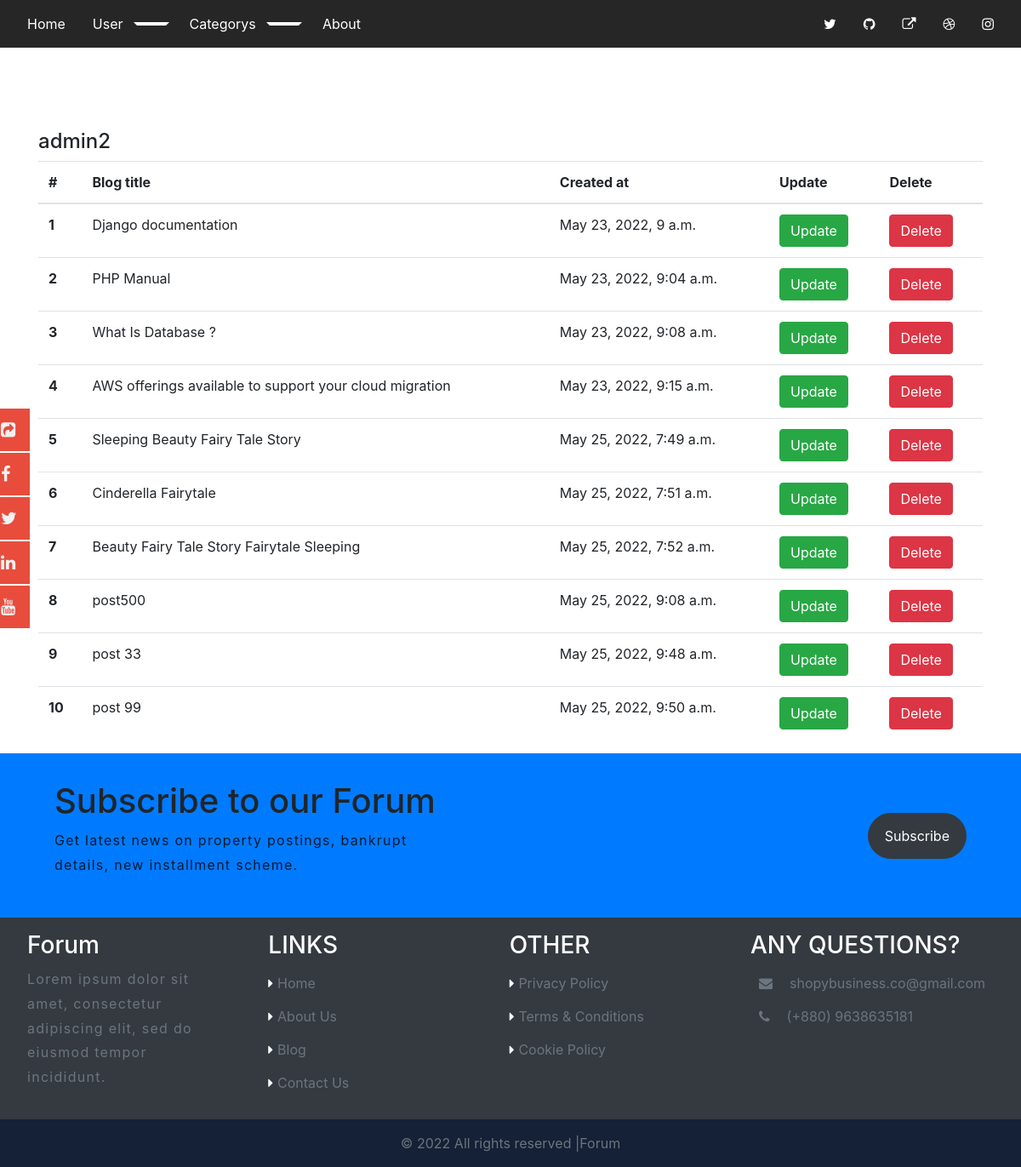
The app's page /see-blog/ (signed in), older data.
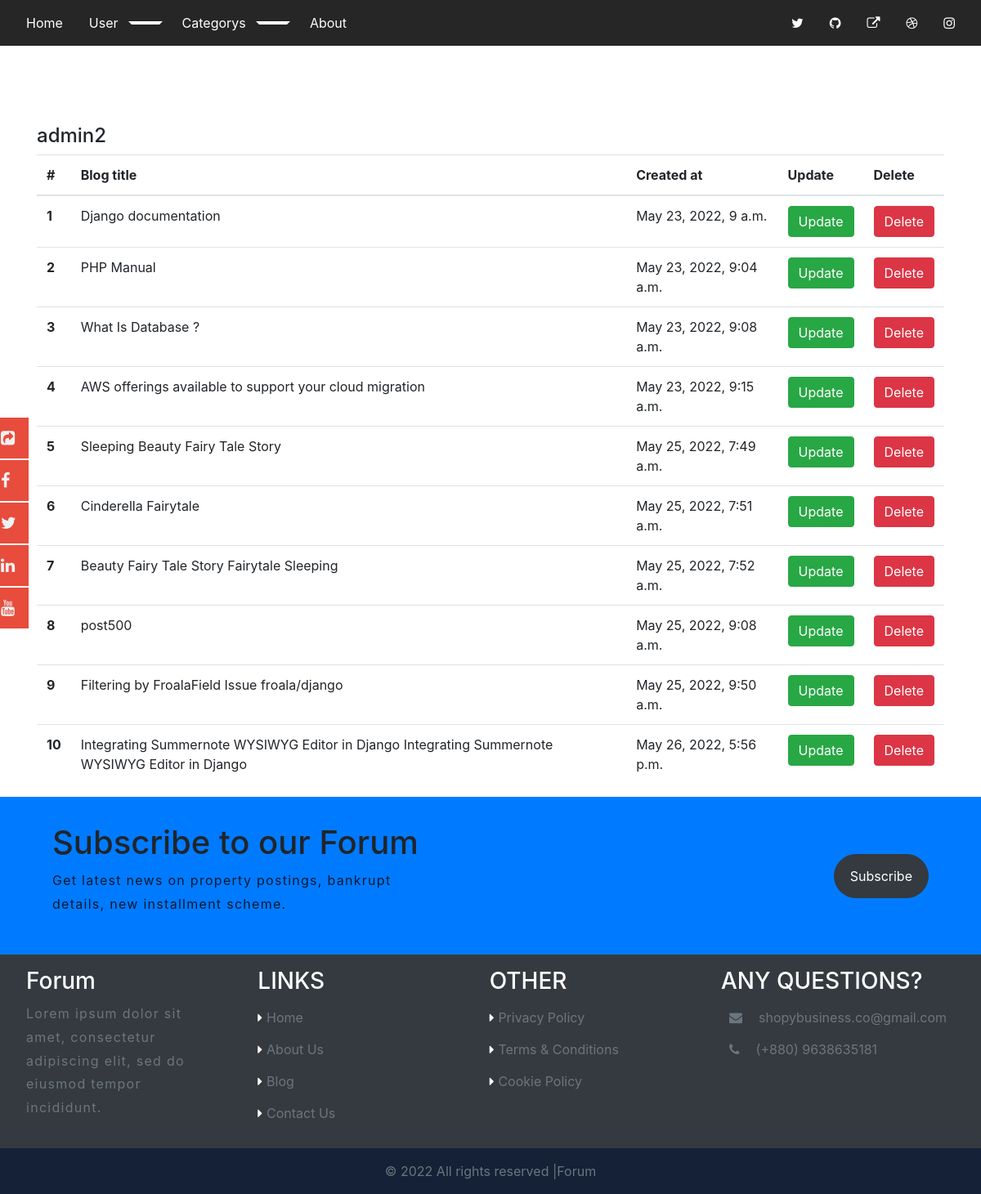
The same page, newer data.
### home/models.py (models this page shows, shortened)
class BlogModel(models.Model):
    title = models.CharField(max_length=1000,null=True , blank=True)
    slug = models.SlugField(max_length=1000, unique=True, null=True , blank=True)
    sub_title =models.CharField(max_length=1000, null=True , blank=True)
    content = FroalaField()
    user = models.ForeignKey(User, blank=True, null=True, on_delete=models.CASCADE)
    image = models.ImageField(upload_to='blog')
    category = models. ForeignKey(Category, on_delete=models.CASCADE, blank=True, null=True,)
    created_at = models.DateTimeField(auto_now_add=True)
    upload_to = models.DateTimeField(auto_now=True)
    def __str__(self):
        return self.title
    class Meta:
        verbose_name_plural= 'All Blogs'

### home/views.py (the view)
# urls.py: path('see-blog/' , views.see_blog, name="see_blog"),
@login_required(login_url='login')
def see_blog(request):
    context = {}
    try:
        blog_object = BlogModel.objects.filter(user = request.user)
        context['blog_object'] =  blog_object
    except Exception as e:
        print(e)
    print(context)
    return render(request , 'blog/see_blog.html' ,context)

### home/templates/blog/see_blog.html (shortened to what this page needs)
{% extends "blog/base.html" %}
{% block content %}
<link rel="stylesheet" href="https://cdn.jsdelivr.net/npm/bootstrap@4.6.1/dist/css/bootstrap.min.css">
<section class="mt-5 pt-5">
  <div class="container">
    <h4 class="user-tag" style="display:inline-block;" > {{user.username}}</h4>
      <table class="table">
      <thead>
        <tr>
          <th scope="col">#</th>
          <th scope="col">Blog title</th>
          <th scope="col">Created at</th>
          <th scope="col">Update</th>
          <th scope="col">Delete</th>
        </tr>
      </thead>
      <tbody>
          {% for blog in blog_object %}
        <tr>
          <th scope="row">{{forloop.counter}}</th>
          <td>{{blog.title}}</td>
          <td>{{blog.created_at}}</td>
          <td>
              <a href="{%  url 'blog_update' blog.slug %}" class="btn btn-success">Update</a>
         </td>
          <td><a href="{% url 'blog_delete' blog.id %}" class="btn btn-danger">Delete</a></td>
        </tr>
        {% endfor %}
        </tbody>
        </table>
  </div>
</section>
{% endblock %}

### home/templates/blog/base.html (shortened to what this page needs)
<!DOCTYPE html>
<html lang="en">
<head>
  <link rel="stylesheet" href="https://maxcdn.bootstrapcdn.com/font-awesome/4.4.0/css/font-awesome.min.css">
  <link rel="stylesheet" href="/media/css/login.css">
  <link rel="stylesheet" href="/media/css/custom.css">
</head>
<body>
  <div class="main-menu">
    <div class="nav-mixed menu">
      <nav id="multi-level-nav" class="multi-level-nav" role="navigation">
        <ul>
          <li><a href="{% url 'home' %}">Home</a></li>
          <li class="has-children">
            <a href="#">User<button class="dropdown-toggle" aria-expanded="false"></button></a>
          </li>
          <li class="has-children">
            <a href="#">Categorys<button class="dropdown-toggle" aria-expanded="false"></button></a>
          </li>
          <li><a href="#">About</a></li>
        </ul>
      </nav>
      <nav id="social-menu" class="social-menu" role="navigation">
        <ul>
          <li><a href="https://twitter.com/"><span class="screen-reader-text">Twitter</span></a></li>
          <li><a href="https://github.com/"><span class="screen-reader-text">Github</span></a></li>
          <li><a href="https://www.linked"><span class="screen-reader-text">LinkedIn</span></a></li>
          <li><a href="http://dribbble.com"><span class="screen-reader-text">Dribbble</span></a></li>
          <li><a href="http://instagram.com"><span class="screen-reader-text">Instagram</span></a></li>
        </ul>
      </nav>
    </div>
  </div>
  {% block content %}
  {% endblock %}
  <div class="side-social-link">
    <ul>
      <li><a href="#"><i class="fa fa-share-square"></i></a></li>
      <li><a href=""><i class="fa fa-facebook"></i></a></li>
      <li><a href="#"><i class="fa fa-twitter"></i></a></li>
      <li><a href="#"><i class="fa fa-linkedin"></i></a></li>
      <li><a href="#"><i class="fa fa-youtube"></i></a></li>
    </ul>
  </div>
  <div class="section5">
    <section>
      <h1 class="title inline-photo2 show-on-scroll2">Subscribe to our Forum</h1>
      <p class="inline-photo show-on-scroll">Get latest news on property postings, bankrupt details, new installment
        scheme.</p>
    </section>
    <section>
      <a class="btn2" href="{% url 'register' %}">Subscribe</a>
    </section>
  </div>
  <footer>
    <div class="footer">
      <section>
        <h3>Forum</h3>
        <p>Lorem ipsum dolor sit amet, consectetur adipiscing elit, sed do eiusmod tempor incididunt.</p>
      </section>
      <section>
        <h3>LINKS</h3>
        <a href="#">Home</a>
        <a href="#">About Us</a>
        <a href="#">Blog</a>
        <a href="#">Contact Us</a>
      </section>
      <section>
        <h3>OTHER</h3>
        <a href="#">Privacy Policy</a>
        <a href="#">Terms & Conditions</a>
        <a href="#">Cookie Policy</a>
      </section>
      <section>
        <h3>ANY QUESTIONS?</h3>
        <a href="emailto:support@websitename.com"><span><i
              class="fa fa-envelope"></i></span><span>shopybusiness.co@gmail.com</span></a>
        <a href="tel:xxxxxxxxx"><span><i class="fa fa-phone"></i></span><span>(+880) 9638635181</span></a>
      </section>
    </div>
  </footer>
  <div class="sub-footer">
    &copy; {% now "Y" %} All rights reserved |Forum
  </div>
</body>
</html>

### static/css/custom.css (style rules this page uses)
*,html { scroll-behavior: smooth; }
*, *:after, *:before { -webkit-box-sizing: border-box; -moz-box-sizing: border-box; box-sizing: border-box; }
:root { scrollbar-color: rgb(210,210,210) rgb(46,54,69) !important; scrollbar-width: thin !important; --white:#fff; --black:#131417; --primary:#e6810ee8; --primarylite:#53b141; --gray:#6d7175; --dark:#253248; --darklite:#364256; --lite:#f8f9fa; }
body { margin: 0; }
body { background: #ecf0f1; line-height: 1.4; font-family: sans-serif; }
.main-menu { padding: .4em 1em; color: white; background: hsl(0, 0%, 15%); }
.menu ul { list-style-type: none; padding: 0; margin: 0; background: hsl(0, 0%, 15%); }
.menu li a { display: block; text-decoration: none; color: white; padding: .6em 1em; }
@media screen and (min-width: 30em) { .multi-level-nav ul { display: flex; flex-wrap: wrap; justify-content: space-between; } }
@media screen and (min-width: 30em) { .multi-level-nav li { flex: 1 0 auto; position: relative; } }
@media screen and (min-width: 30em) { li.has-children > a { padding-right: 0; } }
@media screen and (min-width: 30em) { .dropdown-toggle { margin: 0; padding: 0 .5em; border: 0; font-family: 'FontAwesome'; content: ""; text-transform: lowercase; background-color: transparent; } }
@media screen and (min-width: 30em) { .dropdown-toggle:after { position: relative; top: 0; left: 0; width: 42px; color: white; content: "\f107"; line-height: 1em; } }
.social-menu li a:before { font-family: 'Fontawesome'; -webkit-font-smoothing: antialiased; content: '\f08e'; }
.social-menu li a[href*="dribbble.com"]::before { content: '\f17d'; }
.social-menu li a[href*="github.com"]::before { content: '\f09b'; }
.social-menu li a[href*="instagram.com"]::before { content: '\f16d'; }
.social-menu li a[href*="twitter.com"]::before { content: '\f099'; }
.social-menu ul { display: flex; flex-wrap: wrap; justify-content: flex-end; }
.nav-mixed { background: hsl(0, 0%, 15%); display: flex; flex-wrap: wrap; justify-content: space-between; }
body { font-family: 'Open Sans', sans-serif; }
a { text-decoration:none; transition:0.5s; outline:none !important; }
li { list-style:none; }
p { letter-spacing:0.08em; line-height:1.8em; color:var(--gray); }
.btn1, .btn2 { padding:15px 20px; border-radius:40px; text-align:center; display:inline-block; border:0; }
.btn2 { background-color:var(--dark); color:var(--white); }
.section5 { background-color:var(--primary); display:flex; align-items:center; }
.section5 section { width:100%; padding:2rem 4rem; }
.section5 section p { color:rgba(1,1,1,0.8); }
.section5 section .btn2 { float:right; }
.footer { background-color:var(--dark); width:100%; display:flex; align-items:top; padding:0 0; }
.footer section { padding:1rem 2rem; width:100%; vertical-align:top; }
.footer section h3 { color:var(--white); }
.footer section a { color:var(--gray); display:flex; align-items:center; white-space:nowrap; margin:15px 0; }
.footer section:nth-child(2) a:before,.footer section:nth-child(3) a:before { content:""; font-family:"FontAwesome"; margin-right:5px; color:var(--white); }
.footer section a span { margin:0 10px; }
.sub-footer { background-color:#142136; text-align:Center; color:var(--gray); padding:1rem 0; }
a, a:hover, a:focus { text-decoration: none; }
.side-social-link { position: fixed; top: 35%; z-index: 999; margin-left: -35px; }
.side-social-link ul { position: absolute; top: 0; left: -19px; }
.side-social-link ul li a { color: #f1f1f1; font-size: 20px; background: #e74c3c; padding: 10px 15px; display: block; margin-bottom: 2px; transition: .4s; }
.side-social-link ul { top: 35%; list-style: none; z-index: 3; }

Row changes from the older to the newer data that the page shows:
removed BlogModel: title "post 33", created_at "May 25, 2022, 9:48 a.m."
changed BlogModel: title "post 99" → "Filtering by FroalaField Issue froala/django"
added BlogModel: title "Integrating Summernote WYSIWYG Editor in Django Integrating Summernote WYSIWYG Editor in Django", created_at "May 26, 2022, 5:56 p.m."
